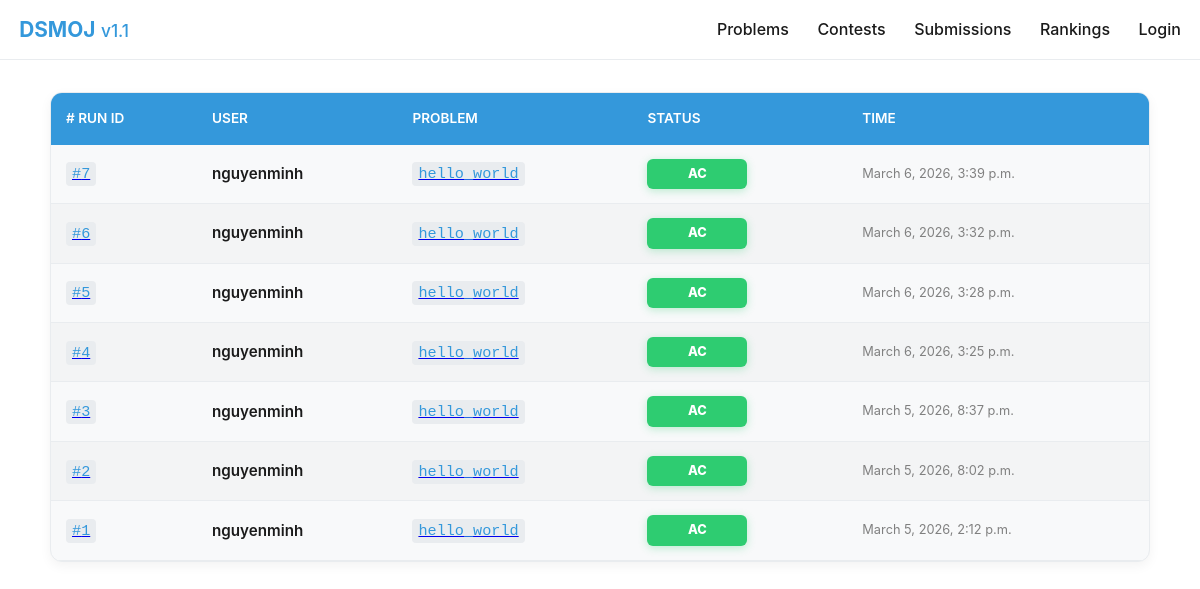
The app's page /submissions/ with its own data.
### judge/models.py (models this page shows)
class Submission(models.Model):
    STATUS_CHOICES = [
        ('PD', 'Pending'),
        ('JG', 'Judging'),
        ('AC', 'Accepted'),
        ('WA', 'Wrong Answer'),
        ('TLE', 'Time Limit Exceeded'),
        ('CE', 'Compile Error'),
    ]
    user = models.ForeignKey(User, on_delete=models.CASCADE)
    problem_code = models.TextField(null=True)
    code = models.TextField(null=True)
    language = models.CharField(max_length=10, choices=[('py', 'Python'), ('cpp', 'C++'), ('asm', "Assembly (NASM)")])
    status = models.CharField(max_length=3, choices=STATUS_CHOICES, default='PD')
    result_log = models.TextField(blank=True, null=True) # Lưu cái "Actual Output" nếu cần soi
    created_at = models.DateTimeField(auto_now_add=True)
    contest = models.ForeignKey(Contest, on_delete=models.SET_NULL, null=True, blank=True)
    score = models.IntegerField(blank=True, null = True)
    judging_started_at = models.DateTimeField(null=True)
    judge_node = models.ForeignKey(
        'JudgeNode',
        null=True,
        blank=True,
        related_name='submissions',
        on_delete=models.CASCADE,
    )

### judge/views.py (the view)
# urls.py: path('submissions/', views.submissions),
def submissions(request):
    submissions = Submission.objects.all().order_by('created_at').reverse()
    template = loader.get_template("submissions.html")
    context ={
        "submissions": submissions,
    }
    return render(request, "submissions.html", context)

### judge/context_processors.py (called while the page is built)
def contest_status(request):
    now = timezone.now()
    user = request.user
    active_contest = None
    if user.is_authenticated:
        active_contest = user.contests_joined.filter(
            start_time__lte=now,
            end_time__gte=now
        ).first()
    show_contest_mode = request.session.get('is_focused', True)
    return {
        'active_contest': active_contest,
        'show_contest_mode': show_contest_mode,
    }

### judge/templates/submissions.html (shortened to what this page needs)
<!DOCTYPE html>
<html lang="vi">
<head>
</head>
<body>
    <div class="nav-wrapper">
        <nav>
            <div class="logo">
                <a href="/"><strong>DSMOJ</strong> <small>v1.1</small></a>
            </div>
            <div class="menu">
                <a href="/problems/">Problems</a>
                <a href="/contests/">Contests</a>
                <a href="/submissions/">Submissions</a>
                <a href="/rankings/">Rankings</a>
                {% if user.is_authenticated %}
                    <a href="/profile/{{user.username}}">{{ user.username }}</a>
                    {%if user.is_superuser %}
                    <a href="/admin/">Superuser Panel</a>
                    {%elif user.is_staff%}
                    <a href="/admin/">Admin Panel</a>
                    {%endif%}
                {% else %}
                    <a href="/login/">Login</a>
                {% endif %}
            </div>
        </nav>
    </div>
<div class="container">
    <div class="table-container">
        <table>
            <thead>
                <tr>
                    <th># Run ID</th>
                    <th>User</th>
                    <th>Problem</th>
                    <th>Status</th>
                    <th>Time</th>
                </tr>
            </thead>
            <tbody>
                {% for i in submissions %}
                <tr>
                    <td><a href="/submissions/{{i.id}}"><code>#{{ forloop.revcounter }}</code></a></td>
                    <td><a href="/profile/{{i.user}}" class="user-link">{{ i.user }}</a></td>
                    <td><a href="/problem/{{i.problem_code}}"><code>{{ i.problem_code }}</code></a></td>
                    <td>
                        <span class="status-tag {{ i.status }}">{{ i.status }}</span>
                    </td>
                    <td style="color: gray; font-size: 0.8rem;">{{i.created_at}}</td>
                </tr>
                {% empty %}
                <tr><td colspan="5" style="text-align: center; padding: 3rem;">Hệ thống chưa ghi nhận lần thực thi nào.</td></tr>
                {% endfor %}
            </tbody>
        </table>
    </div>
</div>
</body>
</html>

### judge/templates/submissions.html (style rules this page uses)
:root { --bg: #ffffff; --text: #1a1a1a; --primary: #3498db; --success: #2ecc71; --error: #e74c3c; --gray-light: #f8f9fa; --gray-medium: #e9ecef; --code-bg: #2d3436; }
body { font-family: 'Inter', system-ui, sans-serif; line-height: 1.6; color: var(--text); background: var(--bg); margin: 0; }
.nav-wrapper { width: 100%; background: var(--bg); border-bottom: 1px solid var(--gray-medium); position: sticky; top: 0; z-index: 1000; }
nav { margin: 0 auto; padding: 0.8rem 1.2rem; display: flex; justify-content: space-between; align-items: center; }
nav a { color: var(--text); text-decoration: none; font-weight: 500; margin-left: 1.5rem; }
.logo a { margin-left: 0; color: var(--primary) !important; font-size: 1.3rem; }
.container { max-width: 1100px; margin: 2rem auto; padding: 0 1.2rem; }
.table-container { background: var(--gray-light); border-radius: 12px; overflow: hidden; border: 1px solid var(--gray-medium); box-shadow: 0 4px 12px rgba(0,0,0,0.05); }
table { width: 100%; border-collapse: collapse; }
th { background: var(--primary); color: white; text-align: left; padding: 15px; font-weight: 600; text-transform: uppercase; font-size: 0.85rem; }
td { padding: 14px 15px; border-bottom: 1px solid var(--gray-medium); font-size: 0.95rem; }
tr:nth-child(even) { background: rgba(0,0,0,0.02); }
.status-tag { padding: 5px 10px; border-radius: 6px; font-weight: 800; font-size: 0.8rem; display: inline-block; min-width: 80px; text-align: center; }
.AC { background: var(--success); color: white; box-shadow: 0 2px 8px rgba(46, 204, 113, 0.3); }
code { background: var(--gray-medium); padding: 3px 6px; border-radius: 4px; font-family: 'Fira Code', monospace; color: var(--primary); }
.user-link { font-weight: 600; color: var(--text); text-decoration: none; }

### records on screen
Submission: user "nguyenminh", problem_code "hello_world", status "AC", created_at "March 6, 2026, 3:39 p.m."
Submission: user "nguyenminh", problem_code "hello_world", status "AC", created_at "March 6, 2026, 3:32 p.m."
Submission: user "nguyenminh", problem_code "hello_world", status "AC", created_at "March 6, 2026, 3:28 p.m."
Submission: user "nguyenminh", problem_code "hello_world", status "AC", created_at "March 6, 2026, 3:25 p.m."
Submission: user "nguyenminh", problem_code "hello_world", status "AC", created_at "March 5, 2026, 8:37 p.m."
Submission: user "nguyenminh", problem_code "hello_world", status "AC", created_at "March 5, 2026, 8:02 p.m."
Submission: user "nguyenminh", problem_code "hello_world", status "AC", created_at "March 5, 2026, 2:12 p.m."
